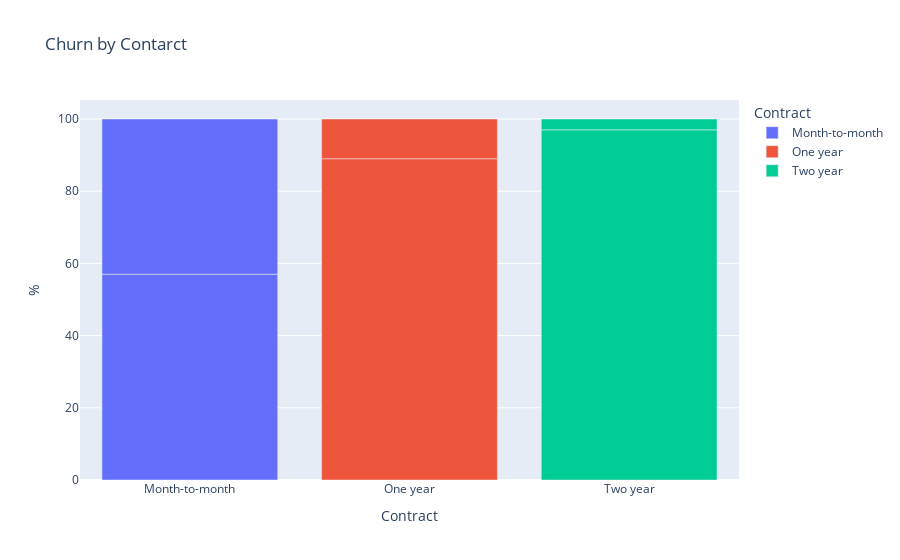

Write notebook code for a chart like this one.
### Code cell
#churn_by_contract = px.data.medals_wide()
#import plotly.graph_objects as go
fig = px.bar(churn_by_contract, x='Contract', y='%', color="Contract", title="Churn by Contarct")
#fig = go.Figure(data=[go.Bar(name=churn_by_contract['Churn'].values, x=churn_by_contract['Churn'] , y=churn_by_contract['%'])])
fig.update_layout(barmode='relative')
fig.show()

### Figure 1 — Plotly figure (JSON) as saved in the notebook; plotly's stock layout.template omitted (floating-point values rounded to 4 significant figures)
{"data": [{"alignmentgroup": "True", "hovertemplate": "Contract=%{x}<br>%=%{y}<extra></extra>", "legendgroup": "Month-to-month", "marker": {"color": "#636efa", "pattern": {"shape": ""}}, "name": "Month-to-month", "offsetgroup": "Month-to-month", "orientation": "v", "showlegend": true, "textposition": "auto", "type": "bar", "x": ["Month-to-month", "Month-to-month"], "xaxis": "x", "y": [57, 43], "yaxis": "y"}, {"alignmentgroup": "True", "hovertemplate": "Contract=%{x}<br>%=%{y}<extra></extra>", "legendgroup": "One year", "marker": {"color": "#EF553B", "pattern": {"shape": ""}}, "name": "One year", "offsetgroup": "One year", "orientation": "v", "showlegend": true, "textposition": "auto", "type": "bar", "x": ["One year", "One year"], "xaxis": "x", "y": [89, 11], "yaxis": "y"}, {"alignmentgroup": "True", "hovertemplate": "Contract=%{x}<br>%=%{y}<extra></extra>", "legendgroup": "Two year", "marker": {"color": "#00cc96", "pattern": {"shape": ""}}, "name": "Two year", "offsetgroup": "Two year", "orientation": "v", "showlegend": true, "textposition": "auto", "type": "bar", "x": ["Two year", "Two year"], "xaxis": "x", "y": [97, 3], "yaxis": "y"}], "layout": {"barmode": "relative", "legend": {"title": {"text": "Contract"}, "tracegroupgap": 0}, "title": {"text": "Churn by Contarct"}, "xaxis": {"anchor": "y", "categoryarray": ["Month-to-month", "One year", "Two year"], "categoryorder": "array", "domain": [0, 1], "title": {"text": "Contract"}}, "yaxis": {"anchor": "x", "domain": [0, 1], "title": {"text": "%"}}}}
